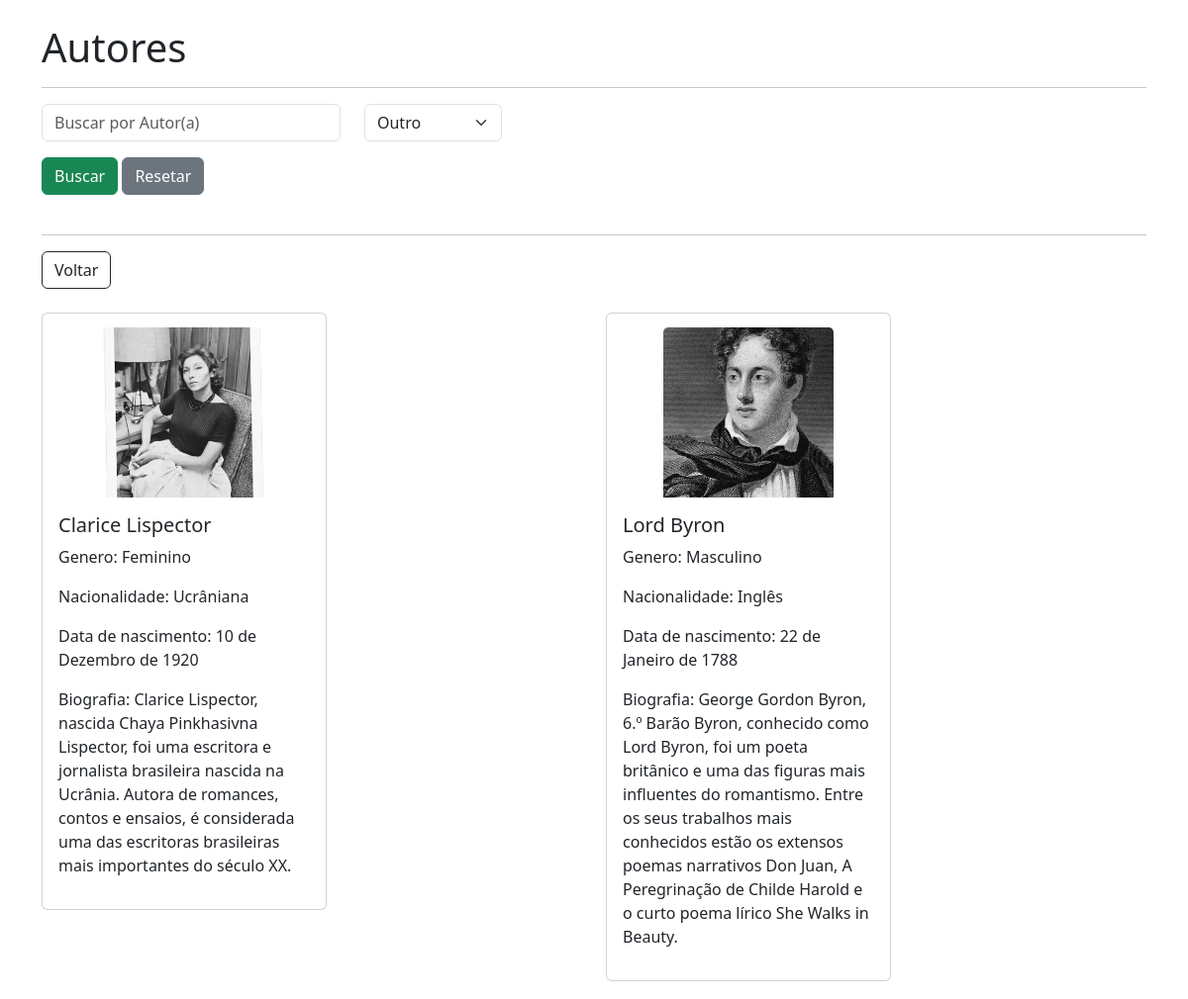
/livros/visualizar_autores/, run on the app's committed database.
### livros/models.py (models this page shows, shortened)
class Autor(models.Model):
    GENERO_CHOICES = [
        ('M', 'Masculino'),
        ('F', 'Feminino'),
        ('O', 'Outros'),
    ]
    nome = models.CharField(max_length=80, null=False)
    genero = models.CharField(max_length=10, choices=GENERO_CHOICES, default='O')
    biografia = models.TextField(null=False)
    nacionalidade = models.CharField(max_length=30, null=False)
    data_nascimento = models.DateField(null=False)
    data_cadastro = models.DateTimeField(auto_now_add=True)
    data_ultima_atualizacao = models.DateTimeField(auto_now=True)
    funcionario = models.ForeignKey(DadosFuncionario, on_delete=models.DO_NOTHING)
    foto_autor = models.ImageField(upload_to='autores')

### livros/views.py (the view)
# urls.py: path('visualizar_autores/', views.visualizar_autores, name="visualizar_autores"),
def visualizar_autores(request):
    if request.method == 'GET':
        autores = Autor.objects.all()
        if request.GET.get('nome_autor'):
            autores = autores.filter(nome__icontains=request.GET.get('nome_autor'))
        if request.GET.get('genero'):
            autores = autores.filter(genero=request.GET.get('genero'))
        return render(request, 'visualizar_autores.html', {'autores': autores, 'is_funcionario': is_funcionario(request)})

### funcionarios/models.py (called while the page is built)
def is_funcionario(request):
    try:
        if DadosFuncionario.objects.filter(user=request.user, status=True):
            return True
    except:
        return False

### livros/templates/visualizar_autores.html (shortened to what this page needs)
{% extends "base.html" %}
{% load static %}
{% block 'body' %}
    <div class="container">
        <br>
        <h1>Autores</h1>
        <hr>
        <div class="col-md-5">
            <form action="{% url "visualizar_autores" %}" method="get">
                <div class="row">
                    <div class="col-md-8" style="margin-bottom: 1rem">
                        <input type="text" name="nome_autor" placeholder="Buscar por Autor(a)" class="form-control">
                    </div>
                    <div class="col-md-4" style="margin-bottom: 1rem">
                        <select name="genero" class="form-select">
                            <option value="" selected>Outro</option>
                        </select>
                    </div>
                </div>
                <input type="submit" value="Buscar" class="btn btn-success">
                <a href="{% url "visualizar_autores" %}" class="btn btn-secondary">Resetar</a>
            </form>
        </div>
        <br>
        <hr>
        <div class="col-md-4">
            <a href="{% url "home" %}" class="btn btn-outline-dark">Voltar</a>
        </div>
        <br>
        <div class="row">
            <br>
            {% for autor in autores %}
                <div class="col-md-4" style="margin-right: auto">
                    <div class="card" style="width: 18rem; margin-bottom: 5%;">
                        <div class="d-flex align-items-center">
                            <img src="{{autor.foto_autor.url}}" alt="foto do autor" class="card-img-top mx-auto" style="max-width: 60%; object-fit: contain; margin-top: 5%">
                        </div>
                        <div class="card-body">
                            <h5 class="card-title">{{autor.nome}}</h5>
                            <p>Genero: {% if autor.genero == 'O' %}Indefinido{% else %}{{autor.get_genero_display}}{% endif %}</p>
                            <p>Nacionalidade: {{autor.nacionalidade}}</p>
                            <p>Data de nascimento: {{autor.data_nascimento}}</p>
                            <p>Biografia: {{autor.biografia}}</p>
                        </div>
                    </div>
                </div>
            {% empty %}
                <p>Nenhum autor encontrado.</p>
            {% endfor %}
        </div>
    </div>
{% endblock 'body' %}

### data on the page
Autor: foto_autor (picture), nome "Clarice Lispector", genero "Feminino", nacionalidade "Ucrâniana", data_nascimento "10 de Dezembro de 1920", biografia "Clarice Lispector, nascida Chaya Pinkhasivna Lispector, foi uma escritora e jornalista brasileira nascida na Ucrânia. Autora de romances, contos e ensaios, é considerada uma das escritoras brasileiras mais importantes do século XX."
Autor: foto_autor (picture), nome "Lord Byron", genero "Masculino", nacionalidade "Inglês", data_nascimento "22 de Janeiro de 1788", biografia "George Gordon Byron, 6.º Barão Byron, conhecido como Lord Byron, foi um poeta britânico e uma das figuras mais influentes do romantismo. Entre os seus trabalhos mais conhecidos estão os extensos poemas narrativos Don Juan, A Peregrinação de Childe Harold e o curto poema lírico She Walks in Beauty."
